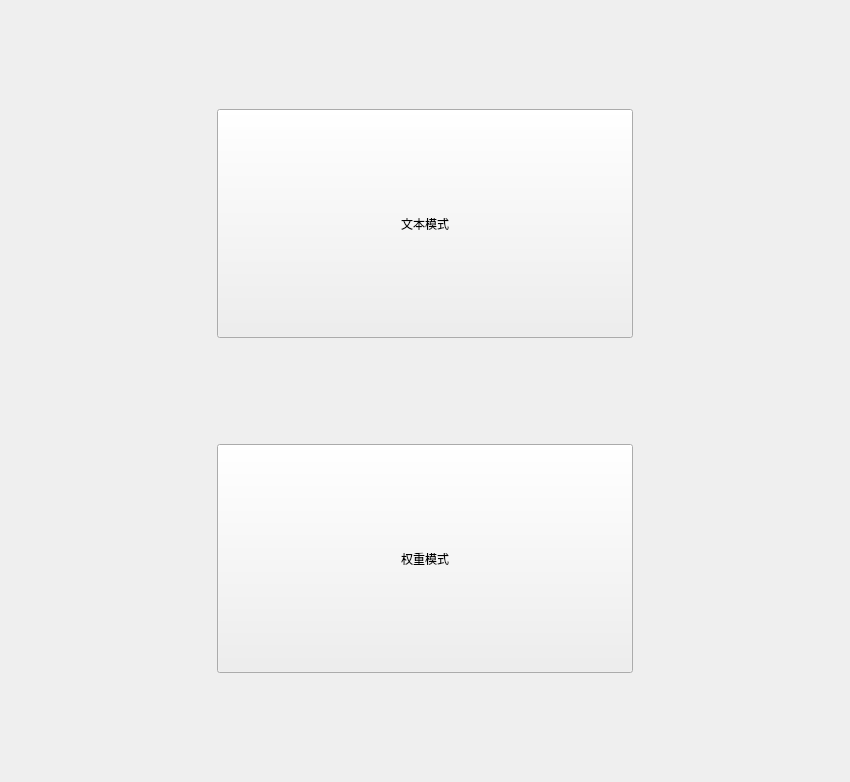
<?xml version="1.0" encoding="UTF-8"?>
<ui version="4.0">
 <class>MainWindow</class>
 <widget class="QMainWindow" name="MainWindow">
  <property name="geometry">
   <rect>
    <x>0</x>
    <y>0</y>
    <width>850</width>
    <height>782</height>
   </rect>
  </property>
  <property name="windowTitle">
   <string>FREE词云绘制软件</string>
  </property>
  <widget class="QWidget" name="centralwidget">
   <layout class="QVBoxLayout" name="verticalLayout">
    <item>
     <spacer name="verticalSpacer_2">
      <property name="orientation">
       <enum>Qt::Vertical</enum>
      </property>
      <property name="sizeType">
       <enum>QSizePolicy::Fixed</enum>
      </property>
      <property name="sizeHint" stdset="0">
       <size>
        <width>20</width>
        <height>100</height>
       </size>
      </property>
     </spacer>
    </item>
    <item>
     <layout class="QHBoxLayout" name="horizontalLayout1" stretch="1,2,1">
      <item>
       <spacer name="horizontalSpacer">
        <property name="orientation">
         <enum>Qt::Horizontal</enum>
        </property>
        <property name="sizeHint" stdset="0">
         <size>
          <width>40</width>
          <height>20</height>
         </size>
        </property>
       </spacer>
      </item>
      <item>
       <widget class="QPushButton" name="ButtonText">
        <property name="sizePolicy">
         <sizepolicy hsizetype="Preferred" vsizetype="Preferred">
          <horstretch>0</horstretch>
          <verstretch>0</verstretch>
         </sizepolicy>
        </property>
        <property name="text">
         <string>文本模式</string>
        </property>
       </widget>
      </item>
      <item>
       <spacer name="horizontalSpacer_2">
        <property name="orientation">
         <enum>Qt::Horizontal</enum>
        </property>
        <property name="sizeHint" stdset="0">
         <size>
          <width>40</width>
          <height>20</height>
         </size>
        </property>
       </spacer>
      </item>
     </layout>
    </item>
    <item>
     <spacer name="verticalSpacer">
      <property name="orientation">
       <enum>Qt::Vertical</enum>
      </property>
      <property name="sizeType">
       <enum>QSizePolicy::Fixed</enum>
      </property>
      <property name="sizeHint" stdset="0">
       <size>
        <width>20</width>
        <height>100</height>
       </size>
      </property>
     </spacer>
    </item>
    <item>
     <layout class="QHBoxLayout" name="horizontalLayout2" stretch="1,2,1">
      <item>
       <spacer name="horizontalSpacer_3">
        <property name="orientation">
         <enum>Qt::Horizontal</enum>
        </property>
        <property name="sizeHint" stdset="0">
         <size>
          <width>40</width>
          <height>20</height>
         </size>
        </property>
       </spacer>
      </item>
      <item>
       <widget class="QPushButton" name="ButtonWeight">
        <property name="sizePolicy">
         <sizepolicy hsizetype="Preferred" vsizetype="Preferred">
          <horstretch>0</horstretch>
          <verstretch>0</verstretch>
         </sizepolicy>
        </property>
        <property name="text">
         <string>权重模式</string>
        </property>
       </widget>
      </item>
      <item>
       <spacer name="horizontalSpacer_4">
        <property name="orientation">
         <enum>Qt::Horizontal</enum>
        </property>
        <property name="sizeHint" stdset="0">
         <size>
          <width>40</width>
          <height>20</height>
         </size>
        </property>
       </spacer>
      </item>
     </layout>
    </item>
    <item>
     <spacer name="verticalSpacer_3">
      <property name="orientation">
       <enum>Qt::Vertical</enum>
      </property>
      <property name="sizeType">
       <enum>QSizePolicy::Fixed</enum>
      </property>
      <property name="sizeHint" stdset="0">
       <size>
        <width>20</width>
        <height>100</height>
       </size>
      </property>
     </spacer>
    </item>
   </layout>
  </widget>
 </widget>
 <resources/>
 <connections/>
</ui>
